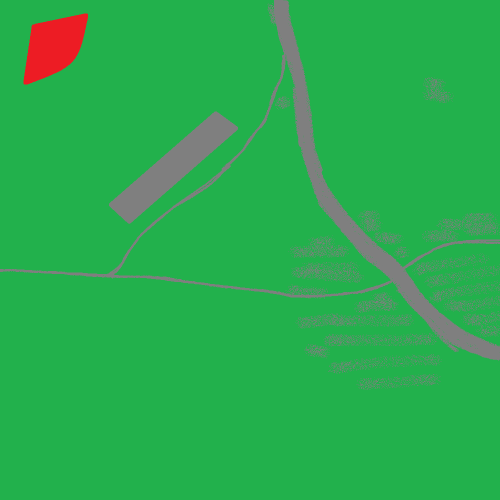
%> input picture Scenario1.png, 1000 x 1000 px (shown at 1/2 size)
$ octave --eval "result = imageToFireMap('Scenario1.png');"   (GNU Octave 9; MATLAB toolbox functions it lacks are replaced by stand-ins)
%> lines starting %> are read from the running program, lines starting %| are printed output that depends on the picture; in (x1, y1, x2, y2) boxes, pixels count from 0 and x2, y2 are one past the last pixel; in counts of white or black regions, pixels touching at a corner belong together; the program's own positions count from 1
function map = imageToFireMap(fileName)
%> called with fileName = 'Scenario1.png'

A = imread(fileName);
%> A is the input picture: size 1000x1000x3 uint8; mean R, G, B 42.8, 171.8, 79.1
a1 = A(:,:,1);
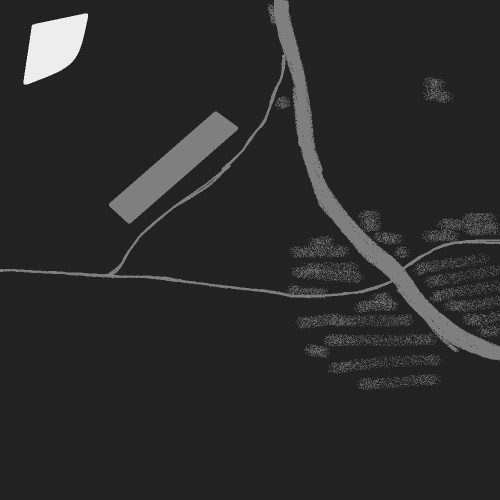
%> a1: size 1000x1000 uint8 (shown at 1/2 size); min 34, max 237, mean 42.8

B_idx = (a1==237); %where red set to fire
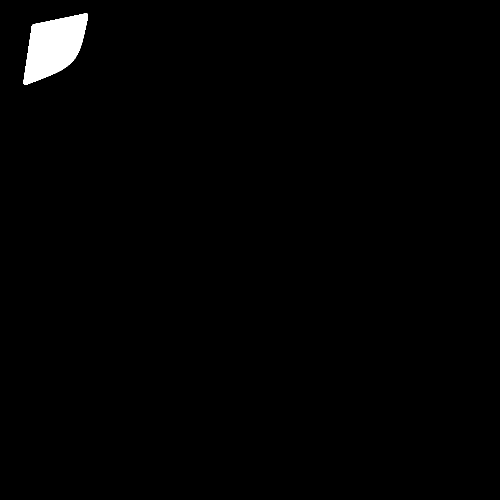
%> B_idx: size 1000x1000 logical (shown at 1/2 size); 1.2% white; 1 white region, box (x1, y1, x2, y2) and area: (47, 27, 176, 169) 11650
correction_idx = (a1~=237 & a1~=34 & a1 ~= 127); %detects any colours that may have occurred due to automatic blending in paint
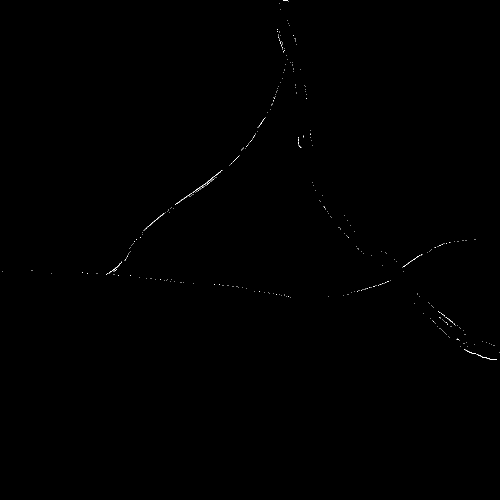
%> correction_idx: size 1000x1000 logical (shown at 1/2 size); 0.1% white in thin lines or dots, all inside (x1, y1, x2, y2) = (5, 0, 1000, 720)
F_idx = (a1==34); %where green set to fuel
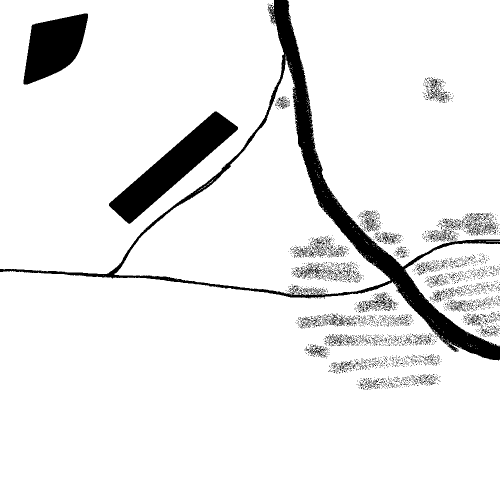
%> F_idx: size 1000x1000 logical (shown at 1/2 size); 91.8% white; 3431 black regions (3322 under 20 px), largest, box (x1, y1, x2, y2) and area: (0, 0, 1000, 721) 37757, (218, 223, 476, 448) 16718, (47, 27, 176, 169) 11650
O_idx = (a1==127); %where grey set to out
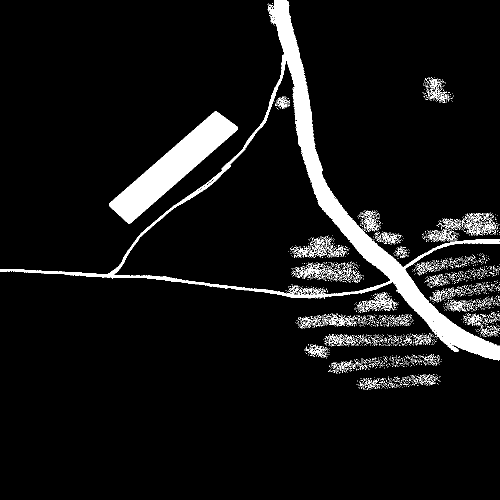
%> O_idx: size 1000x1000 logical (shown at 1/2 size); 6.9% white; 3431 white regions (3323 under 20 px), largest, box (x1, y1, x2, y2) and area: (0, 0, 1000, 721) 36803, (218, 223, 476, 448) 16718, (741, 585, 786, 622) 454

map = zeros(1000,1000);
map(B_idx) = 3;
map(F_idx) = 2;
map(O_idx) = 1;
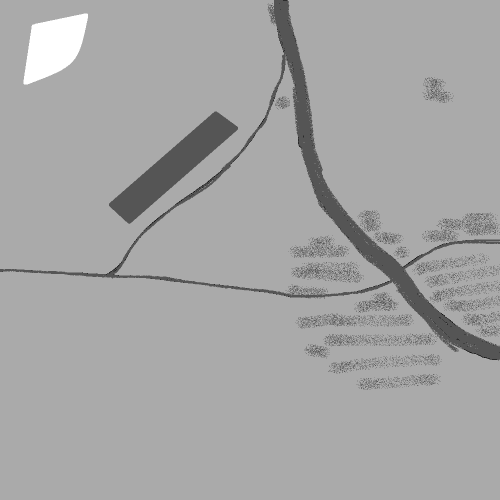
%> map: size 1000x1000 double (shown at 1/2 size); min 0, max 3, mean 1.94; drawn with min black and max white
map(correction_idx) = 2;
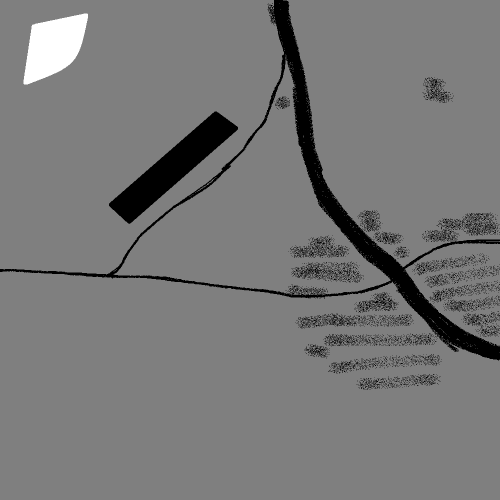
%> map: size 1000x1000 double (shown at 1/2 size); 0.1% of pixels changed, all inside (x1, y1, x2, y2) = (5, 0, 1000, 720); drawn with min black and max white
